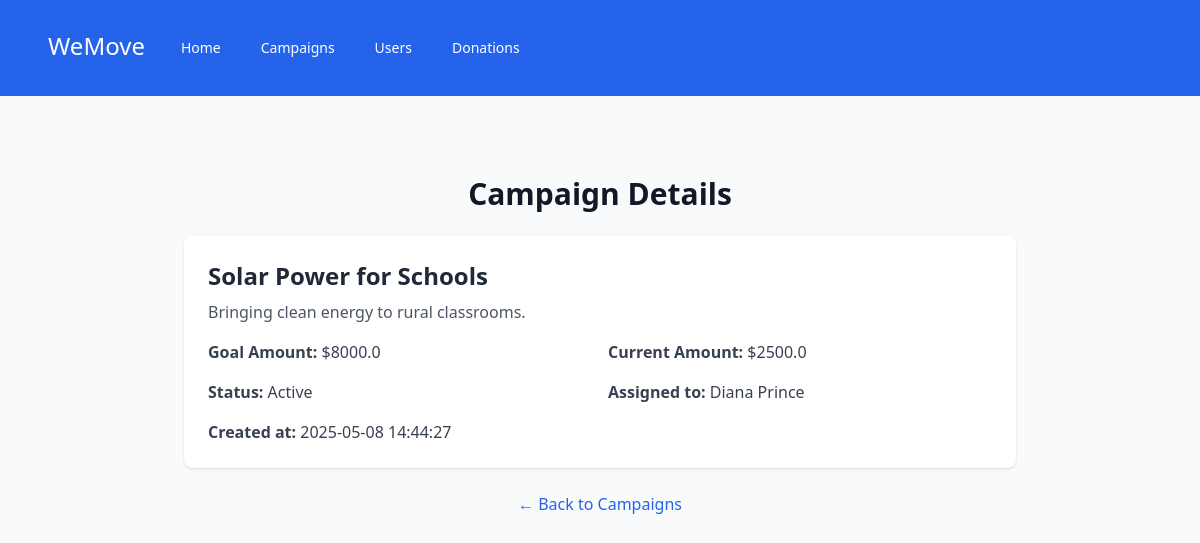
Page /campaigns/1 on the committed database.
### tables this page shows
CREATE TABLE campaigns (
    id INTEGER PRIMARY KEY AUTOINCREMENT,
    user_id INTEGER NOT NULL,
    title TEXT NOT NULL,
    description TEXT,
    goal_amount REAL,
    current_amount REAL DEFAULT 0,
    is_active INTEGER DEFAULT 1,
    created_at TEXT DEFAULT CURRENT_TIMESTAMP,
    FOREIGN KEY (user_id) REFERENCES users(id) ON DELETE CASCADE
);

CREATE TABLE users (
    id INTEGER PRIMARY KEY AUTOINCREMENT,
    email TEXT UNIQUE NOT NULL,
    password_hash TEXT NOT NULL,
    name TEXT,
    created_at TEXT DEFAULT CURRENT_TIMESTAMP
);

### app/campaigns/__init__.py (the view)
@bp.route('/<int:campaign_id>', endpoint='campaign_detail')
def get_campaign(campaign_id):
    db = get_db()
    results = db.execute(campaigns.GET_CAMPAIGN_BY_ID, (campaign_id,)).fetchone()
    return render_template('campaigns/detail.html', campaign=results)

### app/database/db.py (called while the page is built)
def get_db():
    if 'db' not in g:
        g.db = sqlite3.connect(
            current_app.config['DATABASE'],
            detect_types=sqlite3.PARSE_DECLTYPES
        )
        g.db.row_factory = sqlite3.Row
    return g.db

### app/templates/campaigns/detail.html
{% extends 'base.html' %}
{% block body %}
<div class="max-w-4xl mx-auto py-8 px-4 sm:px-6 lg:px-8">
    <h1 class="text-3xl font-semibold text-gray-900 mb-6 text-center">Campaign Details</h1>
    <div class="bg-white shadow rounded-lg p-6 space-y-4">
        <div>
            <h2 class="text-2xl font-bold text-gray-800">{{ campaign.title }}</h2>
            <p class="text-gray-600 mt-2">{{ campaign.description }}</p>
        </div>
        <div class="grid grid-cols-1 sm:grid-cols-2 gap-4 text-gray-700">
            <p><span class="font-semibold">Goal Amount:</span> ${{ campaign.goal_amount }}</p>
            <p><span class="font-semibold">Current Amount:</span> ${{ campaign.current_amount }}</p>
            <p><span class="font-semibold">Status:</span> {% if campaign.is_active %}Active{% else %}Inactive{% endif %}</p>
            <p><span class="font-semibold">Assigned to:</span> {{ campaign.name }}</p>
            <p class="sm:col-span-2"><span class="font-semibold">Created at:</span> {{ campaign.created_at }}</p>
        </div>
    </div>
    <div class="mt-6 text-center">
        <a href="{{ url_for('campaigns.campaign_list') }}" class="text-blue-600 hover:underline">← Back to Campaigns</a>
    </div>
</div>
{% endblock %}

### rows in the picture
campaigns: title "Solar Power for Schools", description "Bringing clean energy to rural classrooms.", goal_amount "8000.0", current_amount "2500.0", created_at "2025-05-08 14:44:27"
users: name "Diana Prince"
